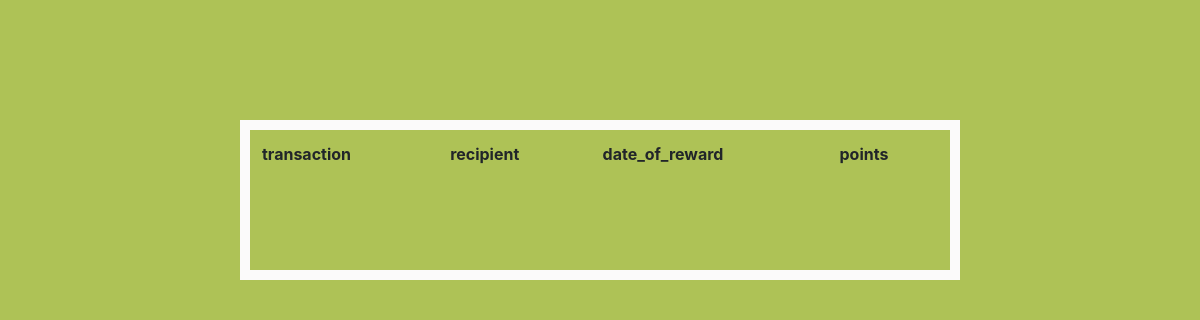
The page /wallet/reward/ on the database as committed earlier.
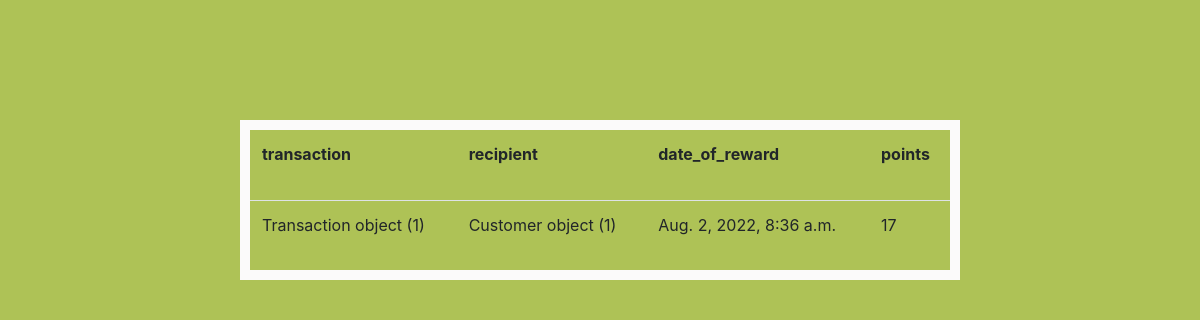
The same page on the database as committed later.
### wallet/models.py (models this page shows)
class Reward(models.Model):
    transaction= models.ForeignKey("Transaction",on_delete=models.CASCADE,related_name='Reward_transaction')
    recipient = models.ForeignKey("Customer",on_delete=models.CASCADE,related_name='Reward_recipient')
    date_of_reward = models.DateTimeField()
    points = models.IntegerField()

class Transaction(models.Model):
    message = models.CharField(max_length=600)
    wallet = models.ForeignKey("Wallet",on_delete=models.CASCADE,related_name='Transaction_wallet')
    transaction_description = models.CharField(max_length=270)
    transaction_amount = models.BigIntegerField()
    transaction_type = models.CharField(max_length=30)
    origin_account = models.ForeignKey("Wallet", on_delete=models.CASCADE,related_name='Transaction_origin')
    destination_account = models.ForeignKey("Wallet", on_delete=models.CASCADE,related_name='Transaction_destination')

class Customer(models.Model):
    first_name=models.CharField(max_length=20)
    last_name=models.CharField(max_length=20)
    address=models.TextField()
    password = models.CharField(max_length=8)
    email=models.EmailField(max_length=254)
    phone_number=models.CharField(max_length=13)
    gender=models.CharField(max_length=10)
    age=models.PositiveSmallIntegerField()
    nationality = models.CharField(max_length=2)
    employment=models.BooleanField()
    profile_picture = models.ImageField(default='default.jpg',upload_to='profile pics')

### wallet/views.py (the view)
def list_rewards(request):
    rewards= Reward.objects.all()
    return render (request,"wallet/list_reward.html",{"rewards":rewards})

### wallet/templates/wallet/list_reward.html (shortened to what this page needs)
<!DOCTYPE html>
<html lang="en">
<head>
    <link rel="stylesheet" href="https://cdn.jsdelivr.net/npm/bootstrap@4.3.1/dist/css/bootstrap.min.css">
</head>
<body style="background-color:rgb(174, 194, 86)">
    <table class="table" style="height: 10rem;margin: 40px; width: 60%; position: fixed; margin-left: 20%; margin-top: 10%; border: 10px solid rgb(251, 250, 250); " >
            <th scope="col",1 of 4> transaction </t>
            <th scope="col", 2 of 4>recipient</th>
            <th scope="col">date_of_reward</td>
            <th scope="col">points </th>
            {% for reward in rewards %}
            <tr>
                <td>{{reward.transaction}}</td>
                <td>{{reward.recipient}}</td>
                <td>{{reward.date_of_reward}}</td>
                <td>{{reward.points}}</td>
            </tr>
            {%endfor%}
    </table>
</body>
</html>

Rows that differ between the two databases and show on the page:
added Reward: transaction "Transaction object (1)", recipient "Customer object (1)", date_of_reward "Aug. 2, 2022, 8:36 a.m.", points "17"
